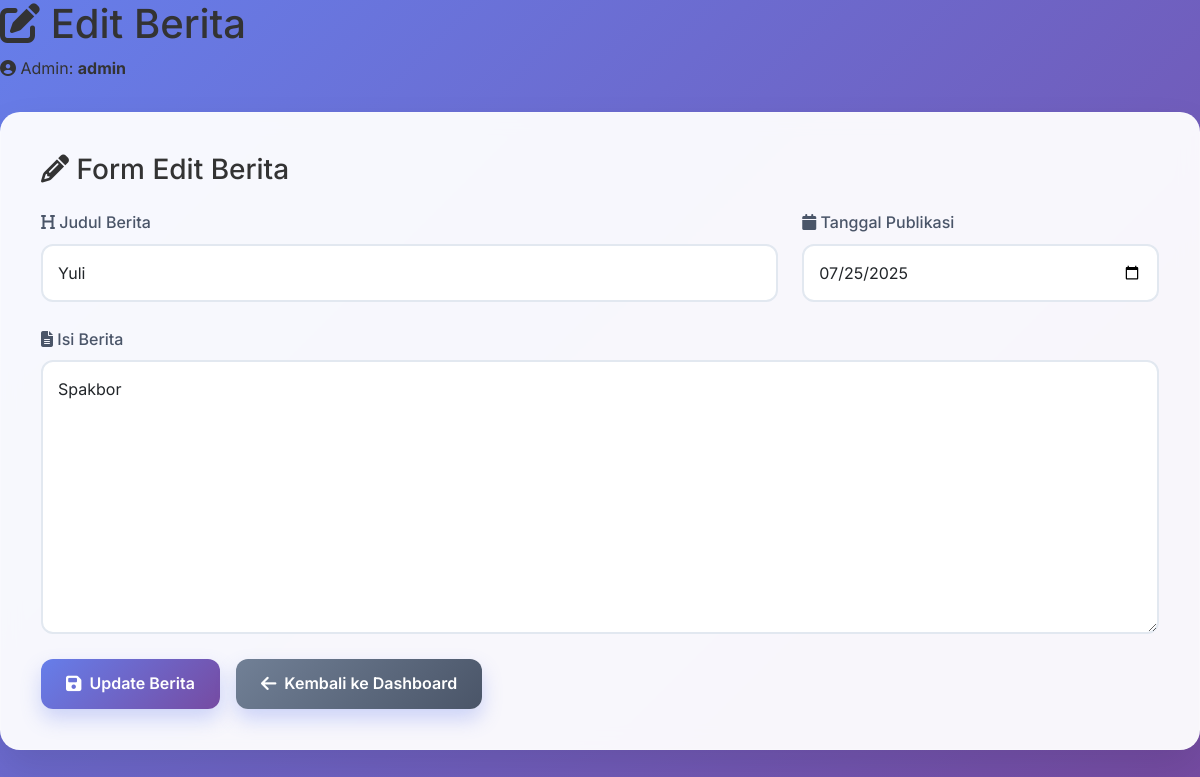
/admin/edit_berita.php?id=5 (signed in), run on the app's committed database.
### tables this page shows
CREATE TABLE `berita` (
  `id` int(11) NOT NULL,
  `judul` varchar(255) NOT NULL,
  `isi` text NOT NULL,
  `tanggal` date NOT NULL
);

### admin/edit_berita.php (the view, shortened to what this page needs)
<?php
include '../config.php';
$id = $_GET['id'];
$data = mysqli_query($koneksi, "SELECT * FROM berita WHERE id = $id");
$berita = mysqli_fetch_assoc($data);
?>
<!DOCTYPE html>
<html lang="id">
<head>
  <link href="https://cdn.jsdelivr.net/npm/bootstrap@5.3.0/dist/css/bootstrap.min.css" rel="stylesheet">
  <link href="https://cdnjs.cloudflare.com/ajax/libs/font-awesome/6.4.0/css/all.min.css" rel="stylesheet">
  <link href="../assets/css/style.css" rel="stylesheet">
</head>
<body>
  <div class="dashboard-container">
    <div class="header fade-in">
      <h1><i class="fas fa-edit"></i> Edit Berita</h1>
      <div class="user-info">
        <i class="fas fa-user-circle"></i> Admin: <strong><?= $_SESSION['admin'] ?></strong>
      </div>
    </div>
    <div class="content-card fade-in">
      <h3><i class="fas fa-pencil-alt"></i> Form Edit Berita</h3>
      <form method="post" class="mt-4">
        <div class="row">
          <div class="col-md-8">
            <div class="form-group">
              <label class="form-label">
                <i class="fas fa-heading"></i> Judul Berita
              </label>
              <input type="text" name="judul" class="form-control" value="<?= $berita['judul'] ?>" required>
            </div>
          </div>
          <div class="col-md-4">
            <div class="form-group">
              <label class="form-label">
                <i class="fas fa-calendar"></i> Tanggal Publikasi
              </label>
              <input type="date" name="tanggal" class="form-control" value="<?= $berita['tanggal'] ?>" required>
            </div>
          </div>
        </div>
        <div class="form-group">
          <label class="form-label">
            <i class="fas fa-file-text"></i> Isi Berita
          </label>
          <textarea name="isi" class="form-control" rows="10" required><?= $berita['isi'] ?></textarea>
        </div>
        <div class="d-flex gap-3 mt-4">
          <button type="submit" name="update" class="btn-modern">
            <i class="fas fa-save"></i> Update Berita
          </button>
          <a href="dashboard.php" class="btn-modern btn-secondary">
            <i class="fas fa-arrow-left"></i> Kembali ke Dashboard
          </a>
        </div>
      </form>
    </div>
  </div>
</body>
</html>

### assets/css/style.css (style rules this page uses)
* { margin: 0; padding: 0; box-sizing: border-box; }
body { font-family: 'Inter', 'Segoe UI', Tahoma, Geneva, Verdana, sans-serif; background: linear-gradient(135deg, #667eea 0%, #764ba2 100%); min-height: 100vh; color: #333; line-height: 1.6; }
.content-card { background: rgba(255, 255, 255, 0.95); backdrop-filter: blur(10px); border-radius: 20px; padding: 40px; margin: 30px auto; box-shadow: 0 20px 40px rgba(0, 0, 0, 0.1); border: 1px solid rgba(255, 255, 255, 0.2); max-width: 1200px; }
.btn-modern { background: linear-gradient(135deg, #667eea, #764ba2); color: white; border: none; padding: 12px 25px; border-radius: 12px; font-weight: 600; text-decoration: none; display: inline-flex; align-items: center; gap: 8px; transition: all 0.3s ease; box-shadow: 0 10px 20px rgba(102, 126, 234, 0.3); cursor: pointer; }
.btn-modern i { font-size: 1.1rem; }
.btn-secondary { background: linear-gradient(135deg, #718096, #4a5568); }
.form-group { margin-bottom: 25px; }
.form-label { display: block; margin-bottom: 8px; font-weight: 500; color: #4a5568; }
.form-control { width: 100%; padding: 15px; border: 2px solid #e2e8f0; border-radius: 12px; font-size: 1rem; transition: all 0.3s ease; background: white; }
.fade-in { animation: fadeIn 0.6s ease-in; }

### data on the page
berita: judul "Yuli", tanggal "07/25/2025", isi "Spakbor"

### other printed values
$_SESSION['admin'] "admin"
